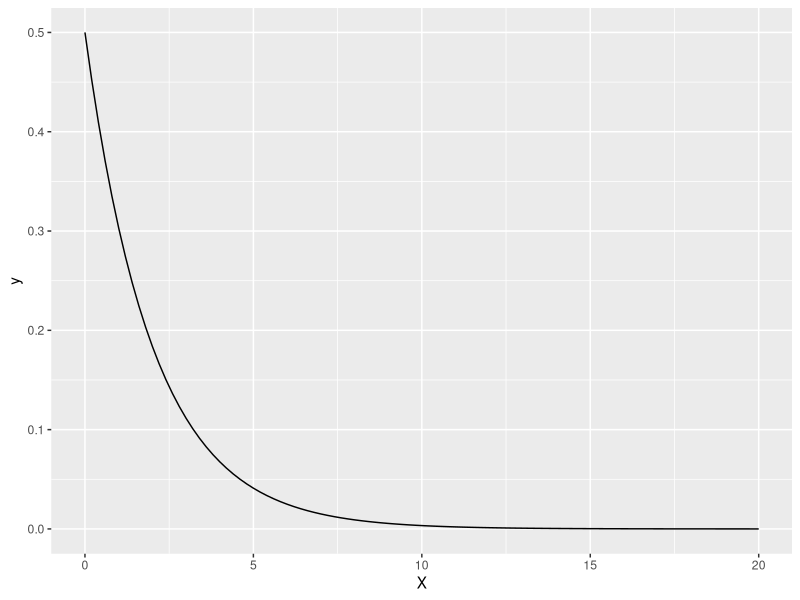

This chart was generated by the following R code:
## ---- chunk 1
knitr::opts_chunk$set(echo = TRUE, highlight=FALSE)
## ---- chunk 2
set.seed(12181998)
type1 <- NULL
j <- 1
for(i in c(7,28,49)) {
  rep_sample <- replicate(10000, rnorm(i, mean=62.9,sd =13.3))
  rep_mean <- sapply(1:10000, function(x) mean(rep_sample[,x]))
  rep_z <- sapply(1:10000, function(x) abs(rep_mean[x]-62.9)/(13.3/sqrt(i)))
  rejects <- as.vector(which(rep_z >= 1.96))
  proportion <- length(rejects)/10000
  type1[j] <- proportion
  j <- j+1
}
print(type1)
## ---- chunk 3
type1.2 <- NULL
j <- 1
critical <- c(2.447, 2.052, 2.011)
c <- 1
for(i in c(7,28,49)) {
  rep_sample <- replicate(10000, rnorm(i, mean=62.9,sd =13.3))
  rep_mean <- sapply(1:10000, function(x) mean(rep_sample[,x]))
  rep_sd <- sapply(1:10000, function(x) sd(rep_sample[,x]))
  rep_t <- sapply(1:10000, function(x) abs(rep_mean[x]-62.9)/(rep_sd[x]/sqrt(i)))
  rejects <- as.vector(which(rep_t >= critical[c]))
  proportion <- length(rejects)/10000
  type1.2[j] <- proportion
  j <- j+1
  c <- c+1
}
print(type1.2)
## ---- chunk 4
type1.3 <- NULL
j <- 1
for(i in c(7,28,49)) {
  rep_sample <- replicate(10000, rnorm(i, mean=62.9,sd =13.3))
  rep_mean <- sapply(1:10000, function(x) mean(rep_sample[,x]))
  rep_sd <- sapply(1:10000, function(x) sd(rep_sample[,x]))
  rep_t <- sapply(1:10000, function(x) abs(rep_mean[x]-62.9)/(rep_sd[x]/sqrt(i)))
  rejects <- as.vector(which(rep_t >= 1.96))
  proportion <- length(rejects)/10000
  type1.3[j] <- proportion
  j <- j+1
}
print(type1.3)
## ---- chunk 5
tableoutput <- rbind(Problem1 = type1, Problem2 = type1.2,Problem3 = type1.3)
colnames(tableoutput) <- c("n=8", "n=28", "n=49")
print(tableoutput)
## ---- chunk 6
library(ggplot2)
Xdata2 <- data.frame(X=c(0,20))
dist2 <- ggplot(Xdata2, aes(x=X)) + stat_function(fun=dchisq, args=list(df=2))
print(dist2)
## ---- chunk 7
type1.5b <- NULL
j <- 1
for(i in c(7,28,49)) {
  rep_sample <- replicate(10000, rchisq(i, df=2))
  rep_mean <- sapply(1:10000, function(x) mean(rep_sample[,x]))
  rep_z <- sapply(1:10000, function(x) abs(rep_mean[x]-2)/(2/sqrt(i)))
  rejects <- as.vector(which(rep_z >= 1.96))
  proportion <- length(rejects)/10000
  type1.5b[j] <- proportion
  j <- j+1
}
print(type1.5b)
## ---- chunk 8
type1.5c <- NULL
j <- 1
critical <- c(2.447, 2.052, 2.011)
c <- 1
for(i in c(7,28,49)) {
  rep_sample <- replicate(10000, rchisq(i, df=2))
  rep_mean <- sapply(1:10000, function(x) mean(rep_sample[,x]))
  rep_sd <- sapply(1:10000, function(x) sd(rep_sample[,x]))
  rep_t <- sapply(1:10000, function(x) abs(rep_mean[x]-2)/(rep_sd[x]/sqrt(i)))
  rejects <- as.vector(which(rep_t >= critical[c]))
  proportion <- length(rejects)/10000
  type1.5c[j] <- proportion
  j <- j+1
  c <- c+1
}
print(type1.5c)
## ---- chunk 9
type1.5d <- NULL
j <- 1
for(i in c(7,28,49)) {
  rep_sample <- replicate(10000, rchisq(i, df=2))
  rep_mean <- sapply(1:10000, function(x) mean(rep_sample[,x]))
  rep_sd <- sapply(1:10000, function(x) sd(rep_sample[,x]))
  rep_t <- sapply(1:10000, function(x) abs(rep_mean[x]-2)/(rep_sd[x]/sqrt(i)))
  rejects <- as.vector(which(rep_t >= 1.96))
  proportion <- length(rejects)/10000
  type1.5d[j] <- proportion
  j <- j+1
}
print(type1.5d)
## ---- chunk 10
tableoutput5 <- rbind(Problem_5b = type1.5b, 
                      Problem_5c = type1.5c,
                      Problem_5d = type1.5d)
colnames(tableoutput5) <- c("n=8", "n=28", "n=49")
print(tableoutput5)
## ---- chunk 11
print(tableoutput)
print(tableoutput5)
